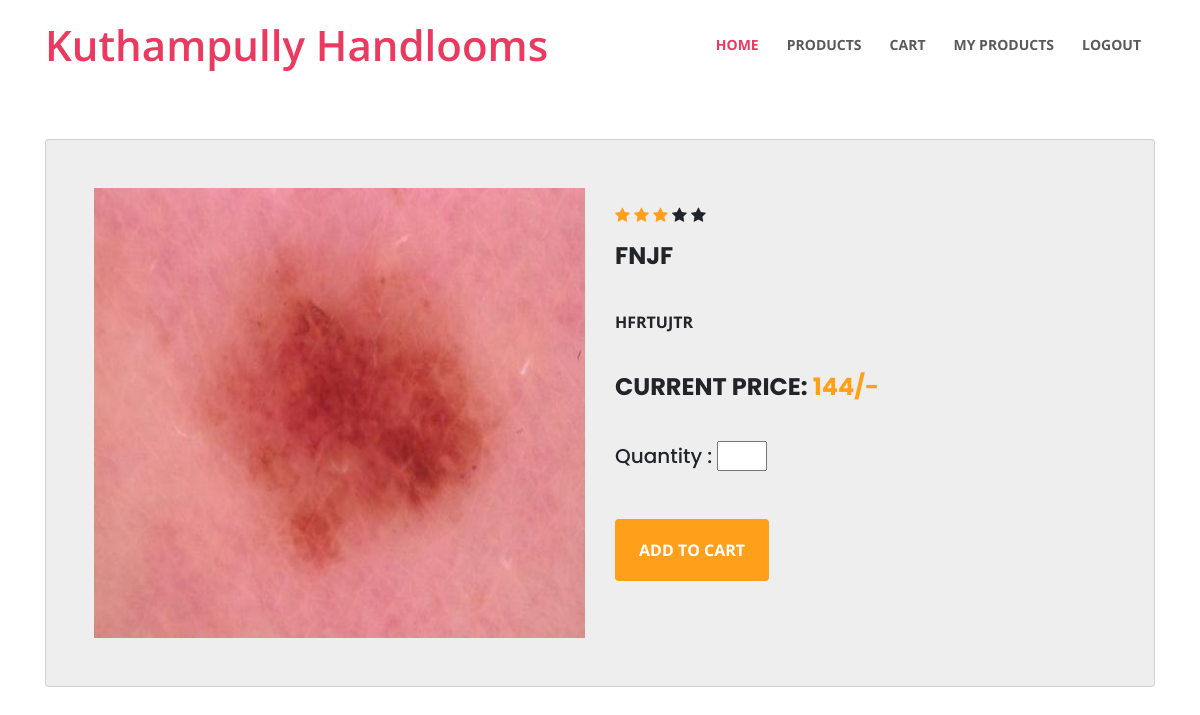
Page /whol_vw_det/1 on the committed database.
### kmply/models.py (models this page shows)
class Product(db.Model):
    id = db.Column(db.Integer,primary_key=True)
    name = db.Column(db.String(200))
    image = db.Column(db.String(20), nullable=False, default='default.jpg')
    cprice = db.Column(db.String(200))
    wprice = db.Column(db.String(200))
    rprice = db.Column(db.String(200))
    desc = db.Column(db.String(200))

### kmply/routes.py (the view)
@login_required
@app.route('/whol_vw_det/<id>',methods=["GET","POST"])
def whol_vw_det(id):
    p=Product.query.filter_by(id=id).first()
    if request.method=="POST":
        name = request.form['name']
        email = request.form['email']
        contact = request.form['contact']
        address = request.form['address']
        product = request.form['product']
        qty = request.form['qty']
        price = request.form['price']
        desc = request.form['desc']
        uid = request.form['uid']
        pid = request.form['pid']
        shop = request.form['shop']
        total=int(price)*int(qty)
        pstatus="null"
        del_status="Not Delivered"
        image=p.image
        my_data = Order(name=name,usertype="wholesaler",shop=shop,email=email,qty=qty,total=total,address=address,del_status=del_status,image=image,al_status="Allot",pstatus=pstatus,uid=uid,contact=contact,product=product,price=price,desc=desc,pid=pid)
        db.session.add(my_data)
        db.session.commit()
        return redirect('/whol_orders/'+str(uid))
    else :
        return render_template("whol_vw_det.html",p=p)

### kmply/templates/whol_vw_det.html (shortened to what this page needs)
{%extends 'wholesaler_layout.html'%}
{%block content%}
<!DOCTYPE html>
<html lang="en">
  <head>
    <link href="https://maxcdn.bootstrapcdn.com/font-awesome/4.7.0/css/font-awesome.min.css" rel="stylesheet">
  </head>
  <body>
	<form role="form" method="POST"  enctype="multipart/form-data">
	<div class="container" style="width:1500px; height:20500px;">
		<div class="card">
			<div class="container-fliud">
				<div class="wrapper row">
					<div class="preview col-md-6">
						<div class="preview-pic tab-content">
						  <div class="tab-pane active" id="pic-1"><img src="/static/pics/{{p.image}}" style="height:450px;"></div>
						</div>
					</div>
					<div class="details col-md-6">
						<div class="rating">
							<div class="stars">
								<span class="fa fa-star checked"></span>
								<span class="fa fa-star checked"></span>
								<span class="fa fa-star checked"></span>
								<span class="fa fa-star"></span>
								<span class="fa fa-star"></span>
							</div>
						</div>
                        <h4 class="price">{{p.name}}</h4><br>
						<p class="price">{{p.desc}}</p><br>
						<h4 class="price">current price: <span>{{p.wprice}}/-</span></h4><br>
            <h5 >Quantity : <span><input type="number" style="width:50px;" name="qty" ></span></h5><br><br>
						<div class="action">
							<button class="add-to-cart btn btn-default" type="submit">ADD to CART</button>
						</div>
					</div>
                </form>
  </body>
</html>
{%endblock%}

### kmply/templates/whol_vw_det.html (style rules this page uses)
body { font-family: 'open sans'; overflow-x: hidden; }
img { max-width: 100%; }
.preview { display: -webkit-box; display: -webkit-flex; display: -ms-flexbox; display: flex; -webkit-box-orient: vertical; -webkit-box-direction: normal; -webkit-flex-direction: column; -ms-flex-direction: column; flex-direction: column; }
.preview-pic { -webkit-box-flex: 1; -webkit-flex-grow: 1; -ms-flex-positive: 1; flex-grow: 1; }
.tab-content { overflow: hidden; }
.tab-content img { width: 100%; -webkit-animation-name: opacity; animation-name: opacity; -webkit-animation-duration: .3s; animation-duration: .3s; }
.card { margin-top: 50px; background: #eee; padding: 3em; line-height: 1.5em; }
@media screen and (min-width: 997px) { .wrapper { display: -webkit-box; display: -webkit-flex; display: -ms-flexbox; display: flex; } }
.details { display: -webkit-box; display: -webkit-flex; display: -ms-flexbox; display: flex; -webkit-box-orient: vertical; -webkit-box-direction: normal; -webkit-flex-direction: column; -ms-flex-direction: column; flex-direction: column; }
.product-title, .price, .sizes, .colors { text-transform: UPPERCASE; font-weight: bold; }
.checked, .price span { color: #ff9f1a; }
.product-title, .rating, .product-description, .price, .vote, .sizes { margin-bottom: 15px; }
.add-to-cart, .like { background: #ff9f1a; padding: 1.2em 1.5em; border: none; text-transform: UPPERCASE; font-weight: bold; color: #fff; -webkit-transition: background .3s ease; transition: background .3s ease; }

### rows in the picture
Product: image (picture), name "FNJF", desc "HFRTUJTR", wprice "144"
